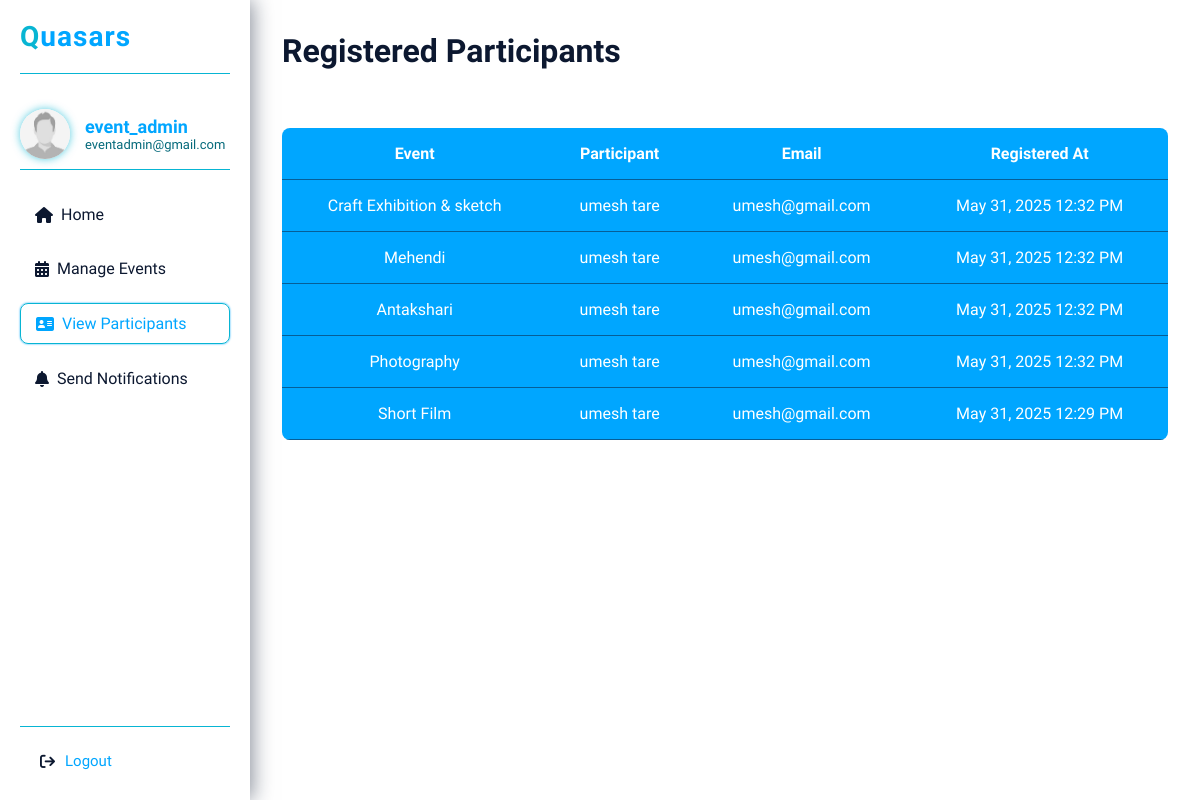
The page /view_participants/ (signed in) on the database as committed earlier.
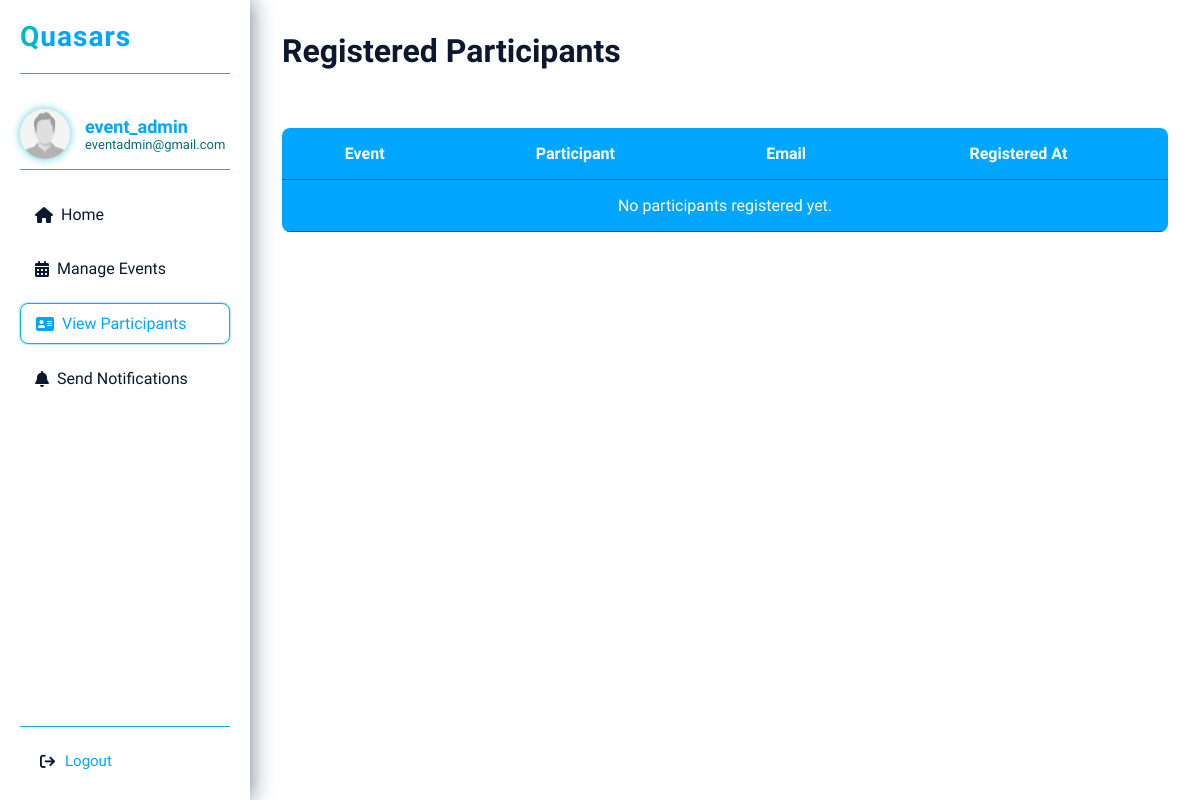
The same page on the database as committed later.
### mainapp/models.py (models this page shows, shortened)
class Registration(models.Model):
    user = models.ForeignKey(User, on_delete=models.CASCADE)
    event = models.ForeignKey(CreateEvent, on_delete=models.CASCADE)  # 🔁 Update here
    registered_at = models.DateTimeField(auto_now_add=True)

class CreateEvent(models.Model):
    name = models.CharField(max_length=255, blank=True, null=True)
    category = models.CharField(max_length=100)
    date_time = models.DateTimeField()
    location = models.CharField(max_length=255)
    image = models.ImageField(upload_to='event_images/', blank=True, null=True)

### mainapp/views.py (the view)
# urls.py: path('view_participants/', views.view_participants, name='view_participants'),
@login_required
@user_passes_test(lambda u: u.is_staff)
def view_participants(request):
    registrations = Registration.objects.select_related('user', 'event').order_by('-registered_at')
    return render(request, 'mainapp/admin_dashboard/view_participants.html', {
        'registrations': registrations,
        'username': request.user.username,
        'email': request.user.email
    })

### mainapp/templates/mainapp/admin_dashboard/view_participants.html (shortened to what this page needs)
{% load static %}
<!DOCTYPE html>
<html lang="en">
<head>
    <link
      href="https://unpkg.com/boxicons@2.1.4/css/boxicons.min.css"
      rel="stylesheet"
    />
    <link
      rel="stylesheet"
      href="https://cdn.jsdelivr.net/npm/swiper@11/swiper-bundle.min.css"
    />
    <link
      rel="stylesheet"
      href="https://cdnjs.cloudflare.com/ajax/libs/font-awesome/6.7.2/css/all.min.css"
    />
  <link rel="stylesheet" href="{% static 'mainapp/css/admin.css' %}" />
</head>
<body>
  <div class="dashboard">
      <nav class="sidebar">
        <div class="logo">
          <h2><span class="Q">Q</span>uasars</h2>
        </div>
        <div class="user-profile">
          <img
               src="{% static 'mainapp/images/assets/images.jpg' %}"
            alt="User Profile"
            class="avatar"
          />
          <div class="user-info">
            <h4>{{ username }}</h4>
            <p>{{ email }}</p>
          </div>
        </div>
        <ul class="nav-links">
          <li >
            <a href="/admin_dashboard/"><i class="fa-solid fa-house"></i>Home</a>
          </li>
          <li>
            <a href="/manage_event/"><i class="fa-solid fa-calendar-days"></i>Manage Events</a>
          </li>
          <li class="active">
            <a href="/view_participants/"><i class="fa-solid fa-address-card"></i>View Participants</a>
          </li>
          <li>
            <a href="/admin_notifications/"><i class="fa-solid fa-bell"></i>Send Notifications</a>
          </li>
        </ul>
       <div class="logout-icon">
        <button class="logout-icon-1" onclick="goToLogin()">
          <i class="fa-solid fa-arrow-right-from-bracket"></i>
          <div class="log-out">
           <p><a href="{% url 'logout' %}" >Logout</a></p>
          </div>
          </button>
        </div>
      </nav>
 <main class="main-content">
<h1>Registered Participants</h1>
<table>
  <thead>
    <tr>
      <th>Event</th>
      <th>Participant</th>
      <th>Email</th>
      <th>Registered At</th>
    </tr>
  </thead>
  <tbody>
    <br><br>
    {% for reg in registrations %}
    <tr>
      <td>{{ reg.event.name }}</td>
      <td>{{ reg.user.username }}</td>
      <td>{{ reg.user.email }}</td>
      <td>{{ reg.registered_at|date:"M d, Y h:i A" }}</td>
    </tr>
    {% empty %}
    <tr><td colspan="4">No participants registered yet.</td></tr>
    {% endfor %}
  </tbody>
</table>
</main>
  </div>
</body>
</html>

Rows that differ between the two databases and show on the page:
removed Registration: event.name "Craft Exhibition & sketch", user.username "umesh tare", user.email "umesh@gmail.com", registered_at "May 31, 2025 12:32 PM"
removed Registration: event.name "Mehendi", user.username "umesh tare", user.email "umesh@gmail.com", registered_at "May 31, 2025 12:32 PM"
removed Registration: event.name "Antakshari", user.username "umesh tare", user.email "umesh@gmail.com", registered_at "May 31, 2025 12:32 PM"
removed Registration: event.name "Photography", user.username "umesh tare", user.email "umesh@gmail.com", registered_at "May 31, 2025 12:32 PM"
removed Registration: event.name "Short Film", user.username "umesh tare", user.email "umesh@gmail.com", registered_at "May 31, 2025 12:29 PM"
Other text that changed with them:
text now shown: "No participants registered yet."
